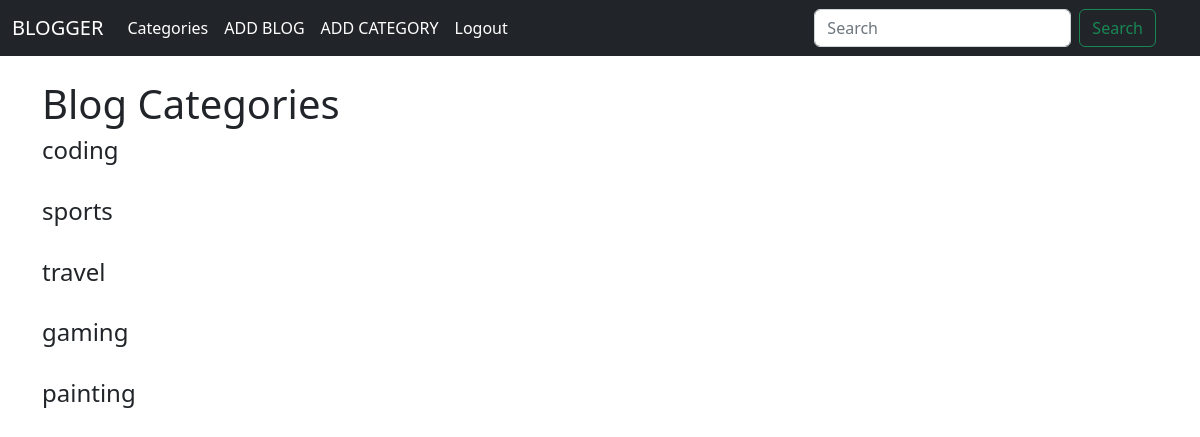
/category-list/ (signed in), run on the app's committed database.
### Blog/models.py (models this page shows, shortened)
class Category(models.Model):
	name = models.CharField(max_length=225)
	def __str__(self):
		return self.name

### Blog/views.py (the view)
# urls.py: path('category-list/', CategoryListView, name='category-list'),
def CategoryListView(request):
	cat_menu_list=Category.objects.all()
	return render(request, 'category_list.html',{'cat_menu_list':cat_menu_list} )

### Blog/templates/category_list.html (shortened to what this page needs)
{% extends 'Base.html' %}
{% block content %}
<h1> Blog Categories</h1>
    {% for item in cat_menu_list %}
        <h4><a class="dropdown-item" href="{% url 'category' item|slugify %}"></a>{{ item }}</h4><br>
    {% endfor %}
{% endblock %}

### data on the page
Category: name "coding"
Category: name "sports"
Category: name "travel"
Category: name "gaming"
Category: name "painting"
